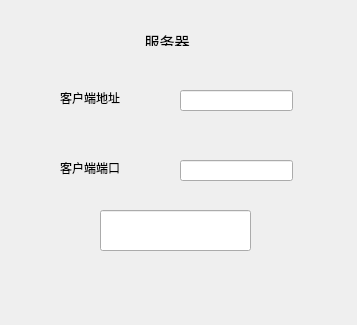
<?xml version="1.0" encoding="UTF-8"?>
<ui version="4.0">
 <class>Widget</class>
 <widget class="QWidget" name="Widget">
  <property name="geometry">
   <rect>
    <x>0</x>
    <y>0</y>
    <width>357</width>
    <height>325</height>
   </rect>
  </property>
  <property name="windowTitle">
   <string>Widget</string>
  </property>
  <widget class="QLabel" name="label">
   <property name="geometry">
    <rect>
     <x>140</x>
     <y>30</y>
     <width>54</width>
     <height>16</height>
    </rect>
   </property>
   <property name="text">
    <string>&lt;html&gt;&lt;head/&gt;&lt;body&gt;&lt;p align=&quot;center&quot;&gt;&lt;span style=&quot; font-size:11pt;&quot;&gt;服务器&lt;/span&gt;&lt;/p&gt;&lt;/body&gt;&lt;/html&gt;</string>
   </property>
  </widget>
  <widget class="QLineEdit" name="ipLineEdit">
   <property name="geometry">
    <rect>
     <x>180</x>
     <y>90</y>
     <width>113</width>
     <height>21</height>
    </rect>
   </property>
  </widget>
  <widget class="QLineEdit" name="portLineEdit">
   <property name="geometry">
    <rect>
     <x>180</x>
     <y>160</y>
     <width>113</width>
     <height>21</height>
    </rect>
   </property>
  </widget>
  <widget class="QLabel" name="label_2">
   <property name="geometry">
    <rect>
     <x>60</x>
     <y>90</y>
     <width>71</width>
     <height>16</height>
    </rect>
   </property>
   <property name="text">
    <string>客户端地址</string>
   </property>
  </widget>
  <widget class="QLabel" name="label_3">
   <property name="geometry">
    <rect>
     <x>60</x>
     <y>160</y>
     <width>61</width>
     <height>16</height>
    </rect>
   </property>
   <property name="text">
    <string>客户端端口</string>
   </property>
  </widget>
  <widget class="QLineEdit" name="mainLineEdit">
   <property name="geometry">
    <rect>
     <x>100</x>
     <y>210</y>
     <width>151</width>
     <height>41</height>
    </rect>
   </property>
  </widget>
 </widget>
 <resources/>
 <connections/>
</ui>
